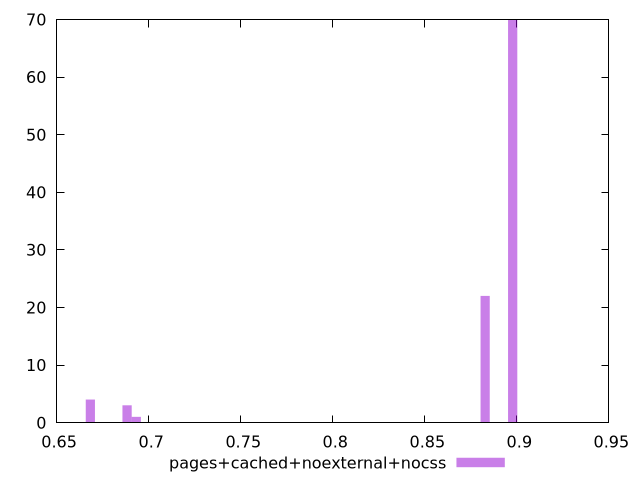

This figure's gnuplot source:
$_pagesCachedNoexternalNocss <<EOF
0.8977479983486952 70
0.8827855317095503 22
0.6683235098818064 4
0.6882734654006664 3
0.6932609542803814 1
EOF
set key outside below
set terminal pngcairo
set output "report_00006_2020-11-02T20-21-41.718Z/largest-contentful-paint/pages+cached+noexternal+nocss//hist.png"
set yrange [0:70]
set boxwidth 0.004987488879714974
set style fill transparent solid 0.5 noborder
plot $_pagesCachedNoexternalNocss title "pages+cached+noexternal+nocss" with boxes ,
